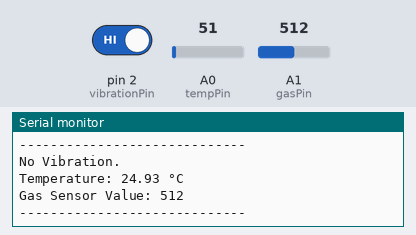
A sketch run on a simulated Arduino Uno, built with avr-gcc and run on an emulated ATmega328P. Shown: the last lines printed to the serial monitor. The inputs (shaded band) are chosen by the test bench; at power-on: pin 2 (vibrationPin) HIGH, A0 (tempPin) = 51, A1 (gasPin) = 512.

Above: at 1.8 s.
1.9 s: pin 2 (vibrationPin) driven LOW
4.6 s: A0 (tempPin) set to 61
At 5.9 s:
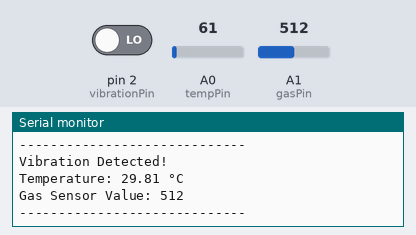
6.1 s: A1 (gasPin) set to 716
At 7.1 s:
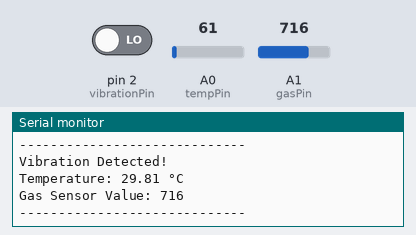
7.6 s: A0 (tempPin) set to 71
At 8.9 s:
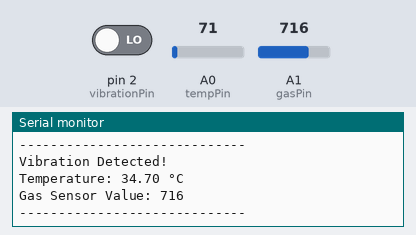
9.1 s: A1 (gasPin) set to 900
At 10.0 s:
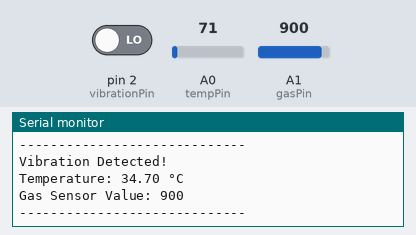
Timing chart, 0 to 11.6 s (numbered marks = the images above; inputs shaded):
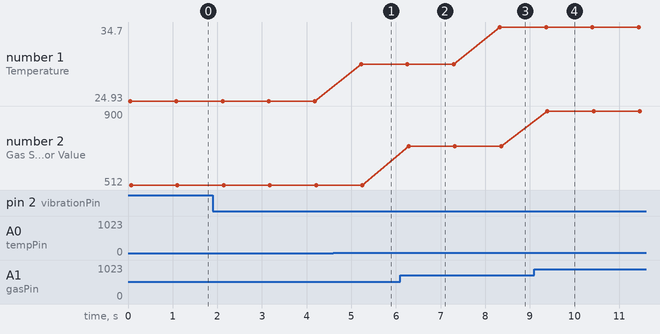

Measured:
- after the input at 4.6 s, the serial monitor: prints a new line after 0.62 s (image 1)
- after the input at 6.1 s, the serial monitor: prints a new line after 0.18 s (image 2)
- after the input at 7.6 s, the serial monitor: prints a new line after 0.73 s (image 3)
- after the input at 9.1 s, the serial monitor: prints a new line after 0.29 s (image 4)
- plotted number 1: 24.93 → 29.81 after the input at 4.6 s, 29.81 → 34.7 after the input at 7.6 s
- plotted number 2: 512 → 716 after the input at 6.1 s, 716 → 900 after the input at 9.1 s

The sketch:

engine_maintainence.ino
```cpp
// Pin Definitions
const int vibrationPin = 2;     // SW-420 Digital Output
const int tempPin = A0;         // LM35 Analog Output
const int gasPin = A1;          // MQ Gas Sensor Analog Output

void setup() {
  Serial.begin(9600);
  pinMode(vibrationPin, INPUT);
  Serial.println("Engine Maintenance Module Started");
}

void loop() {
  // Vibration
  int vibrationStatus = digitalRead(vibrationPin);
  if (vibrationStatus == LOW) {
    Serial.println("Vibration Detected!");
  } else {
    Serial.println("No Vibration.");
  }

  // Temperature (LM35: 10mV/°C, Analog read: 0-1023 → 0-5V)
  int tempReading = analogRead(tempPin);
  float voltage = tempReading * (5.0 / 1023.0);
  float temperatureC = voltage * 100; // LM35 output: 10mV per degree
  Serial.print("Temperature: ");
  Serial.print(temperatureC);
  Serial.println(" °C");

  // Gas Level (MQ Sensor)
  int gasLevel = analogRead(gasPin);
  Serial.print("Gas Sensor Value: ");
  Serial.println(gasLevel);

  Serial.println("-----------------------------");
  delay(1000);  // 1 second delay
}
```
